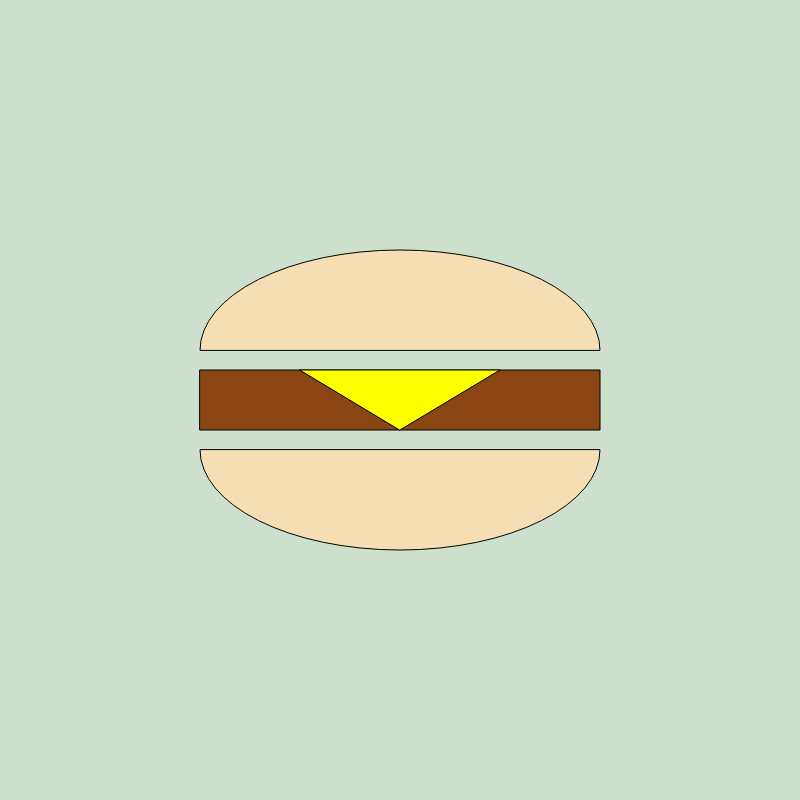
Frame 1 (no input)
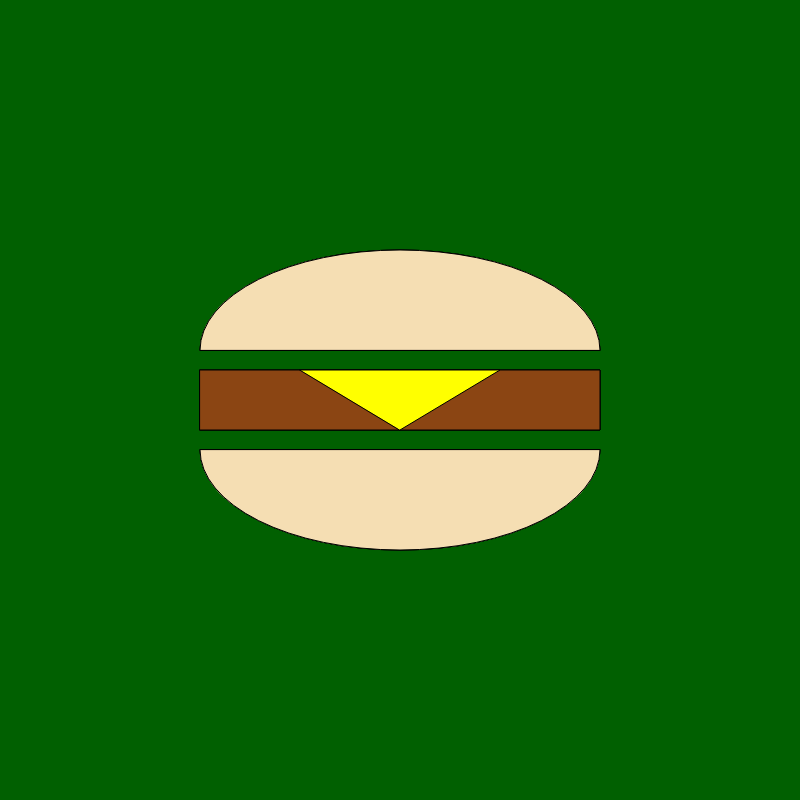
Frame 60 (no input)
Frame 120 (the mouse pressed at the canvas centre since frame 60): identical to frame 60, image omitted

The p5.js sketch that drew these frames (run headless with seeded random() and noise() and a simulated clock; from frame 60 on, the mouse is pressed at the canvas centre):

// p5.js sketch
// ── sketch.js
function setup() {
    createCanvas(800,800);
}

function draw() {
    background(0,100,0,50);

    

    fill( 245, 222, 179 );
    arc(400, 350, 400, 200, radians(180), radians(360), CHORD);

    fill( 245, 222, 179 );
    arc(400, 450, 400, 200, 0, PI, CHORD);

    fill( 139, 69, 19 );
    rect(200,370,400,60);

    fill( 255, 255, 0 );
    triangle(300,370,500,370,400,430);
}
